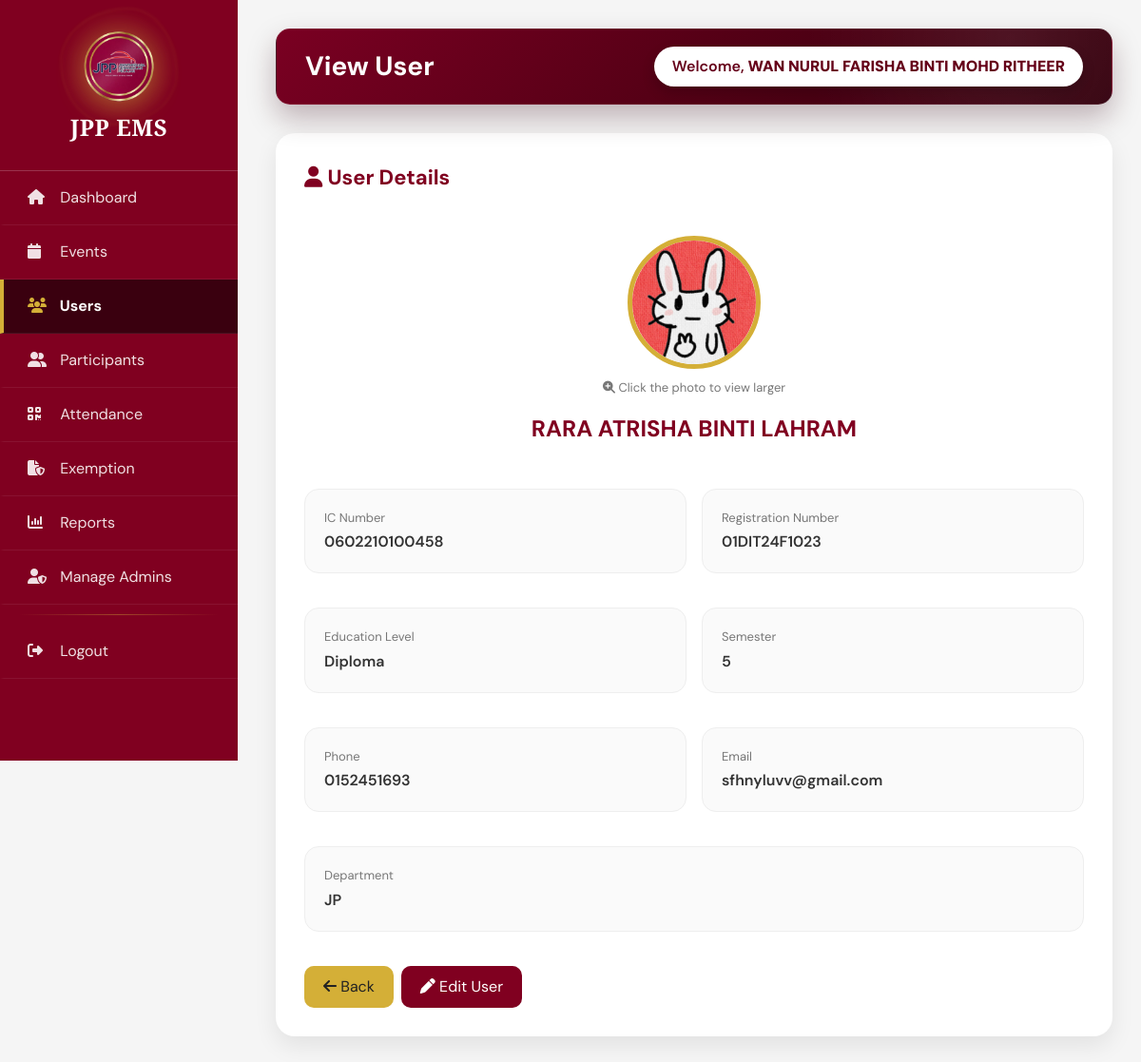
/ems/admin/view_user.php?id=4 (signed in), run on the app's committed database.
### tables this page shows
CREATE TABLE `users` (
  `user_id` int(100) NOT NULL,
  `full_name` varchar(100) NOT NULL,
  `ic_number` varchar(20) NOT NULL,
  `registration_no` varchar(30) NOT NULL,
  `education_level` varchar(50) DEFAULT NULL,
  `semester` int(11) NOT NULL,
  `phone` varchar(20) NOT NULL,
  `email` varchar(100) NOT NULL,
  `profile_picture` varchar(255) DEFAULT NULL,
  `department` varchar(50) DEFAULT NULL
);

### ems/admin/view_user.php (the view, shortened to what this page needs)
<?php
include("../includes/db.php");
$user_id = isset($_GET['id'])
    ? intval($_GET['id'])
    : 0;
$stmt = mysqli_prepare(
    $conn,
    "
    SELECT
        user_id,
        full_name,
        ic_number,
        registration_no,
        education_level,
        semester,
        phone,
        email,
        profile_picture,
        department
    FROM users
    WHERE user_id = ?
    LIMIT 1
    "
);
mysqli_stmt_bind_param(
    $stmt,
    "i",
    $user_id
);
mysqli_stmt_execute($stmt);
$result = mysqli_stmt_get_result($stmt);
$user = mysqli_fetch_assoc($result);
$min_admin_query = mysqli_query(
    $conn,
    "SELECT MIN(admin_id) AS min_id FROM admins"
);
$min_admin_row = mysqli_fetch_assoc($min_admin_query);
$super_admin_id = $min_admin_row['min_id'];
$is_super_admin = (
    $_SESSION['admin_id'] == $super_admin_id
);
$photo = trim(
    $user['profile_picture'] ?? ''
);
$photo_url = "";
if ($photo !== "") {
    if (
        strpos($photo, 'http://') === 0 ||
        strpos($photo, 'https://') === 0
    ) {
        $photo_url = $photo;
    }
    else {
        $photo_name = basename($photo);
        $photo_url =
            "../uploads/profile/" .
            $photo_name;
    }
}
?>
<!DOCTYPE html>
<html lang="en">
<head>
<link
    href="https://cdn.jsdelivr.net/npm/bootstrap@5.3.3/dist/css/bootstrap.min.css"
    rel="stylesheet"
>
<link
    href="https://cdnjs.cloudflare.com/ajax/libs/font-awesome/6.5.2/css/all.min.css"
    rel="stylesheet"
>
</head>
<body>
<?php include("admin_menu.php"); ?>
<div class="main">
    <div class="topbar">
        <h3>
            View User
        </h3>
        <div class="profile">
            Welcome,
            <b>
                <?php
                echo htmlspecialchars(
                    $_SESSION['admin_name']
                );
                ?>
            </b>
        </div>
    </div>
    <div class="user-card">
        <div class="page-title">
            <i class="fa fa-user"></i>
            User Details
        </div>
        <div class="profile-section">
            <?php if ($photo_url !== "") { ?>
                <img
                    src="<?php echo htmlspecialchars($photo_url); ?>"
                    class="user-photo"
                    alt="Profile Picture"
                    data-bs-toggle="modal"
                    data-bs-target="#photoModal"
                    onerror="
                        this.style.display='none';
                        document.getElementById('noPhoto').style.display='flex';
                        document.getElementById('photoHint').style.display='none';
                    "
                >
                <div
                    id="photoHint"
                    class="photo-hint"
                >
                    <i class="fa fa-magnifying-glass-plus"></i>
                    Click the photo to view larger
                </div>
            <?php } ?>
            <div class="user-name">
                <?php
                echo htmlspecialchars(
                    $user['full_name']
                );
                ?>
            </div>
        </div>
        <div class="row g-3">
            <div class="col-md-6">
                <div class="info-card">
                    <div class="info-label">
                        IC Number
                    </div>
                    <div class="info-value">
                        <?php
                        echo htmlspecialchars(
                            $user['ic_number']
                        );
                        ?>
                    </div>
                </div>
            </div>
            <div class="col-md-6">
                <div class="info-card">
                    <div class="info-label">
                        Registration Number
                    </div>
                    <div class="info-value">
                        <?php
                        echo htmlspecialchars(
                            $user['registration_no']
                        );
                        ?>
                    </div>
                </div>
            </div>
            <div class="col-md-6">
                <div class="info-card">
                    <div class="info-label">
                        Education Level
                    </div>
                    <div class="info-value">
                        <?php
                        echo htmlspecialchars(
                            $user['education_level']
                        );
                        ?>
                    </div>
                </div>
            </div>
            <div class="col-md-6">
                <div class="info-card">
                    <div class="info-label">
                        Semester
                    </div>
                    <div class="info-value">
                        <?php
                        echo htmlspecialchars(
                            $user['semester']
                        );
                        ?>
                    </div>
                </div>
            </div>
            <div class="col-md-6">
                <div class="info-card">
                    <div class="info-label">
                        Phone
                    </div>
                    <div class="info-value">
                        <?php
                        echo htmlspecialchars(
                            $user['phone']
                        );
                        ?>
                    </div>
                </div>
            </div>
            <div class="col-md-6">
                <div class="info-card">
                    <div class="info-label">
                        Email
                    </div>
                    <div class="info-value">
                        <?php
                        echo htmlspecialchars(
                            $user['email']
                        );
                        ?>
                    </div>
                </div>
            </div>
            <div class="col-md-12">
                <div class="info-card">
                    <div class="info-label">
                        Department
                    </div>
                    <div class="info-value">
                        <?php
                        echo htmlspecialchars(
                            $user['department']
                        );
                        ?>
                    </div>
                </div>
            </div>
        </div>
        <div class="d-flex gap-2 mt-3">
            <a
                href="manage_users.php"
                class="btn btn-back"
            >
                <i class="fa fa-arrow-left"></i>
                Back
            </a>
            <?php if ($is_super_admin) { ?>
                <a
                    href="edit_user.php?id=<?php echo urlencode($user['user_id']); ?>"
                    class="btn btn-edit"
                >
                    <i class="fa fa-pen"></i>
                    Edit User
                </a>
            <?php } ?>
        </div>
    </div>
</div>
</body>
</html>

### ems/admin/view_user.php (style rules this page uses)
* { margin: 0; padding: 0; box-sizing: border-box; font-family:'DM Sans',sans-serif; }
body { background: #f5f5f5; }
.main { margin-left: 260px; padding: 30px; }
.topbar { background: white; padding: 18px 30px; border-radius: 15px; box-shadow: 0 10px 30px rgba(0,0,0,.08); display: flex; justify-content: space-between; align-items: center; margin-bottom: 30px; }
.topbar h3 { margin: 0; color: #800020; font-weight: bold; }
.profile { font-weight: 600; }
.user-card { background: white; padding: 30px; border-radius: 20px; box-shadow: 0 10px 25px rgba(0,0,0,.08); }
.page-title { font-size: 22px; font-weight: bold; color: #800020; margin-bottom: 25px; }
.profile-section { text-align: center; padding: 20px; margin-bottom: 25px; }
.user-photo { width: 140px; height: 140px; border-radius: 50%; object-fit: cover; border: 5px solid #D4AF37; cursor: pointer; transition: 0.3s; }
.photo-hint { margin-top: 10px; font-size: 13px; color: #777; }
.user-name { margin-top: 15px; color: #800020; font-size: 24px; font-weight: 700; }
.info-card { background: #fafafa; border: 1px solid #eeeeee; border-radius: 15px; padding: 20px; margin-bottom: 20px; }
.info-label { font-size: 13px; color: #777; margin-bottom: 4px; }
.info-value { font-size: 16px; font-weight: 600; color: #333; word-break: break-word; }
.btn-back { background: #D4AF37; color: #222; border: none; border-radius: 10px; padding: 10px 20px; }
.btn-edit { background: #800020; color: white; border: none; border-radius: 10px; padding: 10px 20px; }

### ems/admin/admin_menu.php (style rules this page uses)
body .topbar, body .dashboard-hero { position:relative; background: radial-gradient(circle at 88% 12%,rgba(255,255,255,.08),transparent 28%), linear-gradient(135deg,#7a0022 0%,#560016 48%,#33000d 100%) !important; border:1px solid rgba(255,255,255,.08) !important; border-left:1px solid rgba(255,255,255,.08) !important; box-shadow:0 14px 30px rgba(52,0,18,.28) !important; color:#fff !important; backdrop-filter:none !important; }
body .topbar h3, body .topbar h4, body .dashboard-hero h1 { color:#fff !important; text-shadow:none; }
body .topbar > span, body .topbar .profile { padding:8px 18px !important; border-radius:30px !important; background:#fff !important; border:1px solid rgba(255,255,255,.7) !important; color:#650019 !important; font-weight:600; box-shadow:0 6px 14px rgba(0,0,0,.18) !important; }
body .topbar > span b, body .topbar .profile b, body .topbar > span i { color:#650019 !important }

### data on the page
users: profile_picture (picture), full_name "RARA ATRISHA BINTI LAHRAM", ic_number "0602210100458", registration_no "01DIT24F1023", education_level "Diploma", semester "5", phone "0152451693", email "sfhnyluvv@gmail.com", department "JP"

### other printed values
$_SESSION['admin_name'] "WAN NURUL FARISHA BINTI MOHD RITHEER"
